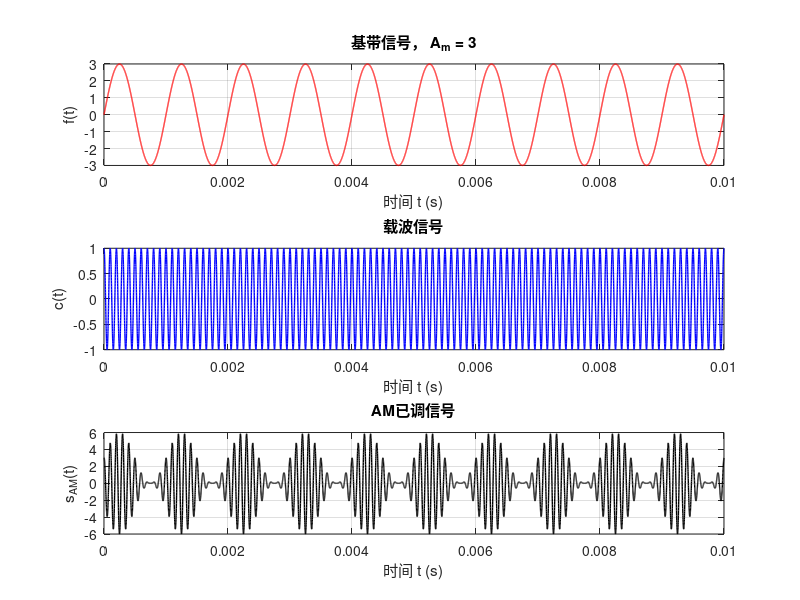
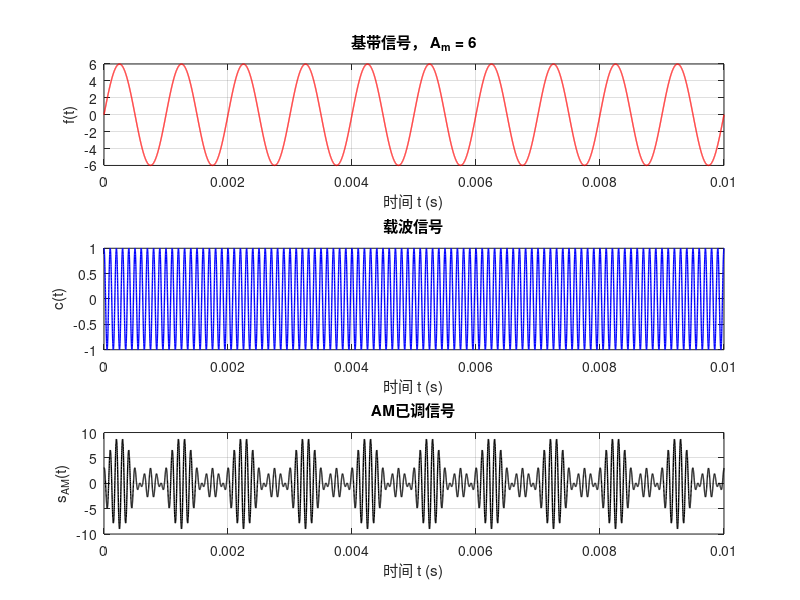

These figures' MATLAB source, in order:
clc;clear;

fc = 10e3;
Ts = 1e-6;
t = 0:Ts:0.01;
A0 = 3;
omega = 2000 * pi;
Am_values = [3, 6];

% 生成载波信号；
carrier = cos(2 * pi * fc * t);

for Am = Am_values
    modulation = Am * sin(omega * t);
    am_signal = (A0 + modulation) .* carrier;

    figure('Name', sprintf('调幅实验 - 调制信号幅度 A_m = %d', Am));
    % 绘制基带信号 f(t);
    subplot(3, 1, 1);
    plot(t, modulation, 'r', 'LineWidth', 1);
    title(sprintf('基带信号， A_m = %d', Am));
    xlabel('时间 t (s)');
    ylabel('f(t)');
    grid on;
    xlim([0, 0.01]);
    
    % 绘制载波 c(t);
    subplot(3, 1, 2);
    plot(t, carrier, 'b', 'LineWidth', 1);
    title('载波信号');
    xlabel('时间 t (s)');
    ylabel('c(t)');
    grid on;
    xlim([0, 0.01]);

    % 绘制AM调频信号 s_AM(t);
    subplot(3, 1, 3);
    plot(t, am_signal, 'k', 'LineWidth', 1);
    title('AM已调信号');
    xlabel('时间 t (s)');
    ylabel('s_{AM}(t)');
    grid on;
    xlim([0, 0.01]);
end
